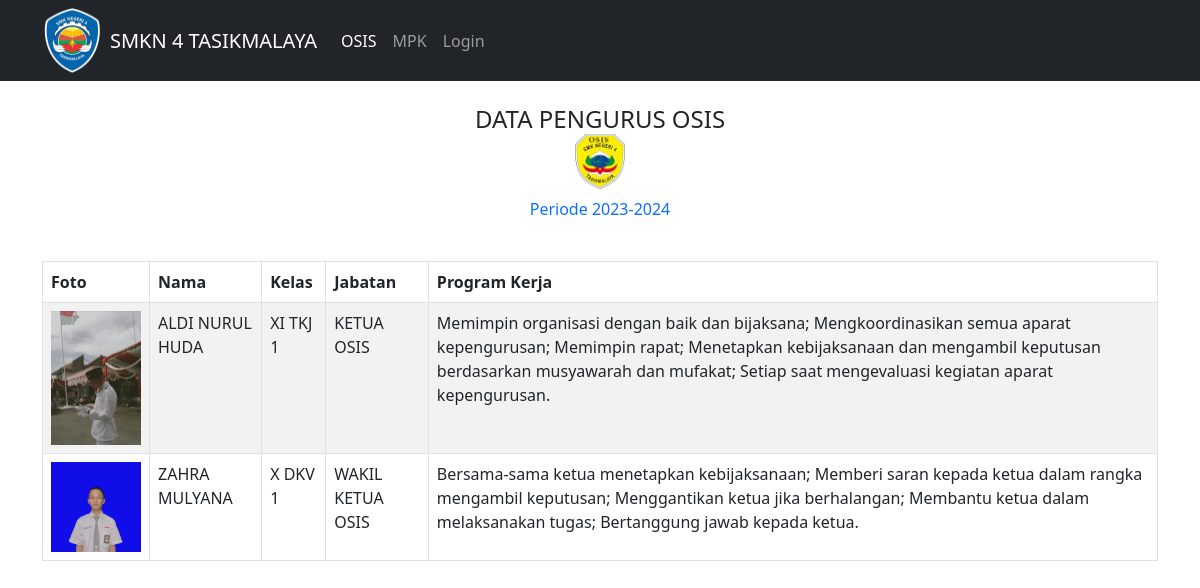
Before: / with the older database file.
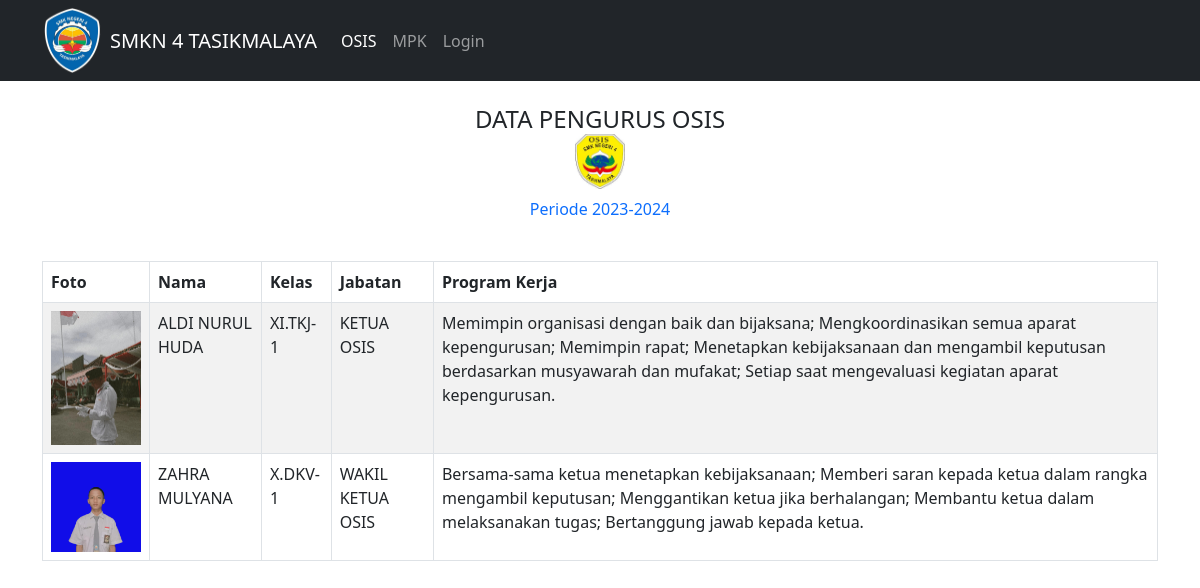
After: the same page with the newer database file.
### pengurus/models.py (models this page shows, shortened)
class Data(models.Model):
    nis = models.CharField(max_length=10)
    nama = models.CharField(max_length=50)
    kelas = models.ForeignKey(Kelas, on_delete=models.CASCADE, null=True)
    keterangan = models.ForeignKey(Keterangan, on_delete=models.CASCADE, null=True)
    jabatan = models.CharField(max_length=50)
    proker = models.TextField(null=True)
    cover = models.ImageField(upload_to='cover/', null=True)
    tanggal = models.DateTimeField(auto_now_add=True, null=True)

class Kelas(models.Model):
    nama = models.TextField(max_length=10)
    def __str__(self):
        return self.nama

### pengurus/views.py (the view)
# urls.py: path('', index, name='index'),
def index(request):
    dataa = Data.objects.filter(keterangan__nama='OSIS')
    konteks={
        'dataa': dataa,
    }
    return render(request, 'index.html', konteks)

### pengurus/templates/index.html (shortened to what this page needs)
{% extends 'base.html' %}
{% block content %}
  <nav class="navbar navbar-expand-lg navbar-dark bg-dark">
    <div class="container">
      <img src="/static/img/logo.png" class="me-2" width="60px" height="65px">
      <a class="navbar-brand">SMKN 4 TASIKMALAYA</a>
      <div class="collapse navbar-collapse" id="navbarSupportedContent">
        <ul class="navbar-nav me-auto mb-2 mb-lg-0">
          <li class="nav-item">
            <a class="nav-link active" aria-current="page" href="{% url 'index' %}">OSIS</a>
          </li>
          <li class="nav-item">
            <a class="nav-link" aria-current="page" href="{% url 'indexmpk' %}">MPK</a>
          </li>
          <li class="nav-item">
            <a class="nav-link" href="{% url 'login' %}">Login</a>
          </li>
        </ul>
      </div>
    </div>
  </nav>
<br>
<div class="container">
  <div class="row">
    <div class="col-md-12">
      <h4>
        <center>DATA PENGURUS OSIS</center>
        <center>
          <img src="/static/img/osis.jpeg" alt="" width="50px" height="55px">
        </center>
      </h4>
      <center>
        <p class="text-primary">Periode 2023-2024</p> <br>
      </center>
      <div class="card-body table-responsive p-0">
        <table class="table table-bordered table-striped">
          <thead>
            <tr>
              <th>Foto</th>
              <th>Nama</th>
              <th>Kelas</th>
              <th>Jabatan</th>
              <th>Program Kerja</th>
            </tr>
          </thead>
          <tbody>
            {% for data in dataa %}
            <tr>
              <td>
                {% if data.cover %}
                  <img src="{{ data.cover.url }}" width="90px">
                {% endif %}
              </td>
              <td>{{ data.nama }}</td>
              <td>{{ data.kelas }}</td>
              <td>{{ data.jabatan }}</td>
              <td>{{ data.proker }}</td>
            </tr>
            {% endfor %}
          </tbody>
        </table>
      </div>
    </div>
  </div>
</div>
{% endblock %}

### templates/base.html (shortened to what this page needs)
{% load static %}
<!doctype html>
<html lang="en">
  <head>
    <link href="https://cdn.jsdelivr.net/npm/bootstrap@5.0.2/dist/css/bootstrap.min.css" rel="stylesheet">
    <link rel="stylesheet" href="https://cdn.jsdelivr.net/npm/bootstrap-icons@1.5.0/font/bootstrap-icons.css">
  </head>
  </head>
  <body>
    {% block content %}
    {% endblock %}
  </body>
</html>

Changed rows visible on the page:
changed through a linked row, Data "ALDI NURUL HUDA": kelas "XI TKJ 1" → "XI.TKJ-1"
changed through a linked row, Data "ZAHRA MULYANA": kelas "X DKV 1" → "X.DKV-1"
